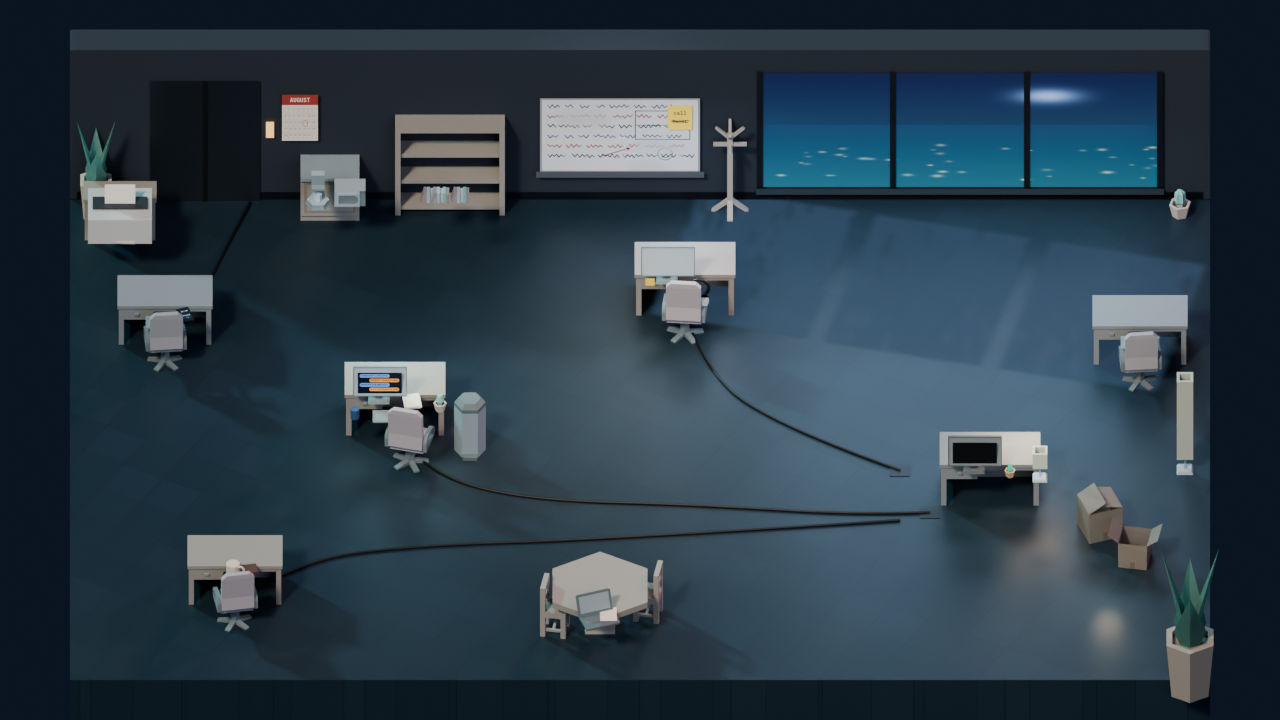
#> input picture art/render/rooms11/R7_office_clean.png, 1280 x 720 px
$ python post11.py
#> lines starting #> are read from the running program, lines starting #| are printed output that depends on the picture
"""art-v11 clarity post for the office (reads ../render/rooms11 from office11.py):
 - grade a fresh R7_office_clean.png into office.jpg + office_code.jpg and rebuild office_bleed.jpg
 - depth-sort overlays cut from the GAME's full-bleed office plate with the per-prop index pass
 - plant masks stay tight (no blur/halo) so edges match the plate
 - collision footprints + overlay base y -> game/src/office11art.ts
 - lift door frames: graded delta over the game plate (frame 0 == the plate)
 - practice dummy sprite (graded alpha pass)
usage: python3 post11.py"""
import json, os, glob
import numpy as np
from PIL import Image, ImageFilter
H = os.path.dirname(os.path.abspath(__file__)) + '/../'; RD = H + 'render/rooms11/'; G = H + '../game/'; DST = G + 'public/assets/office11/'; OUT = H + 'out/office11/'
ROOMS = G + 'public/assets/rooms/'
for d in (DST + 'fg', DST + 'door', OUT + 'fg', OUT + 'door'): os.makedirs(d, exist_ok=True)
def grade(a):   # = post7.grade (the room plate grade)
    a = a.astype(np.float32)/255; h, w = a.shape[:2]
#> after `h, w = a.shape[:2]`: h = 720; w = 1280
    lum = a.mean(2); br = np.clip((lum - 0.62)/0.38, 0, 1)[..., None]*a
#> after `lum = a.mean(2)`:
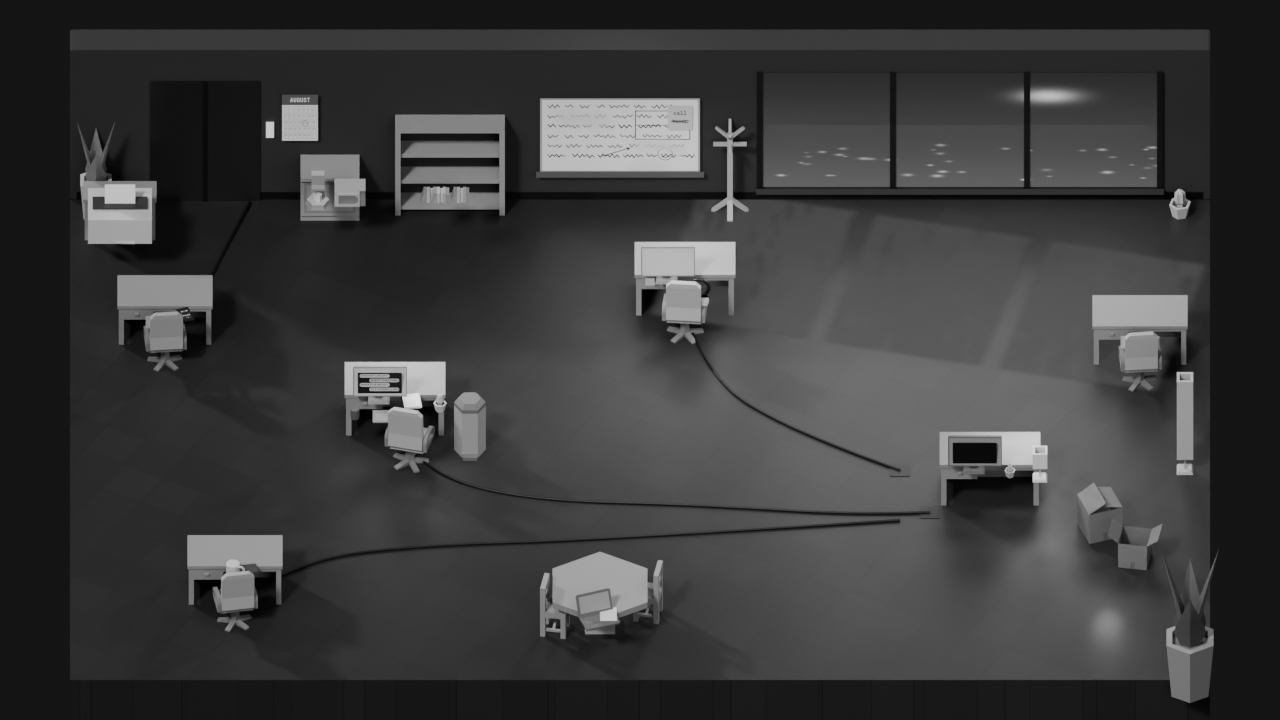
#> lum: shape (720, 1280) float32; min 0, max 0.869, mean 0.235
    bl = np.asarray(Image.fromarray((br*255).astype(np.uint8)).filter(ImageFilter.GaussianBlur(w/90))).astype(np.float32)/255
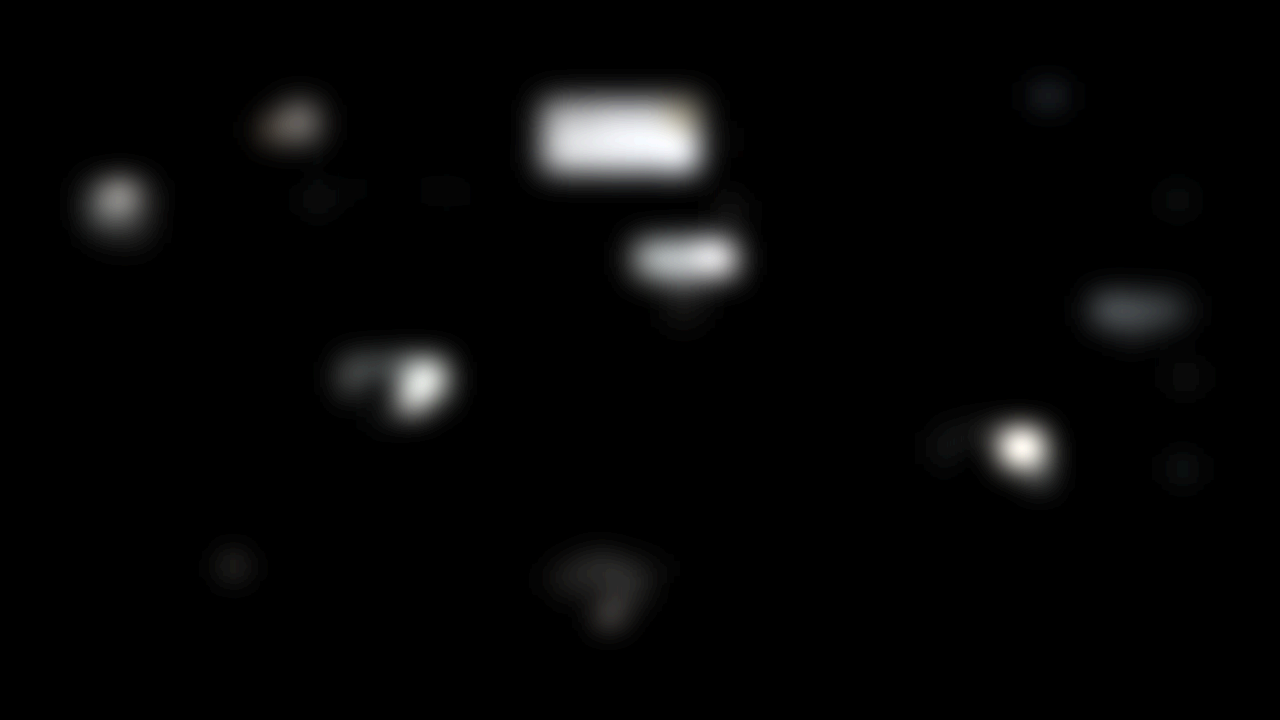
#> bl: shape (720, 1280, 3) float32; mean of channels 0, 1, 2 0.00553, 0.00557, 0.00555; drawn with min black and max white
    a = a + bl*0.55
    yy, xx = np.mgrid[0:h, 0:w]; d = np.sqrt(((xx - w/2)/(w/2))**2 + ((yy - h/2)/(h/2))**2); a *= (1 - 0.28*np.clip(d - 0.55, 0, 1)[..., None])
    a = 0.5 + (a - 0.5)*1.04
    return np.clip(a, 0, 1)*255
def codeview(g):
    a = g.astype(np.float32)/255; lum = a.mean(2)
    e = np.asarray(Image.fromarray(g.astype(np.uint8)).convert('L').filter(ImageFilter.FIND_EDGES)).astype(np.float32)/255
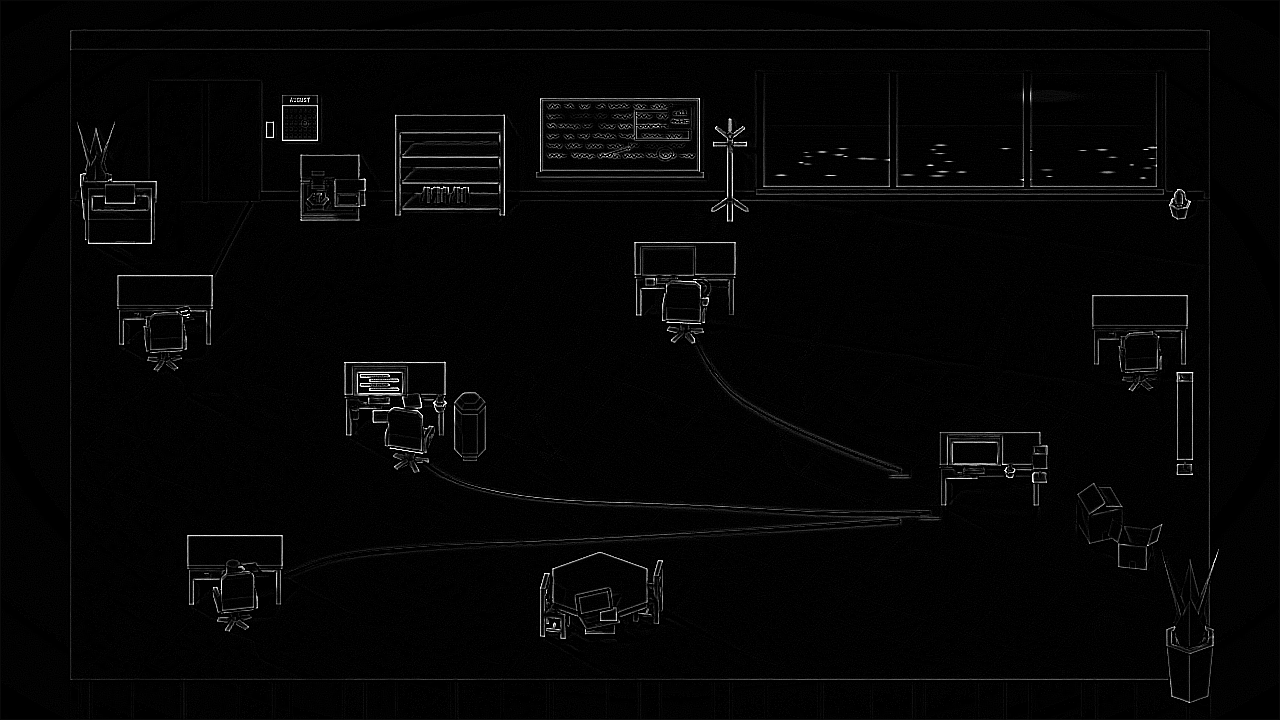
#> e: shape (720, 1280) float32; min 0, max 1, mean 0.0198
    cy = np.array([0x78, 0xE4, 0xE8], np.float32)/255
    o = lum[..., None]*np.array([0.10, 0.28, 0.32]) + np.clip(e*3.2, 0, 1)[..., None]*cy*0.55
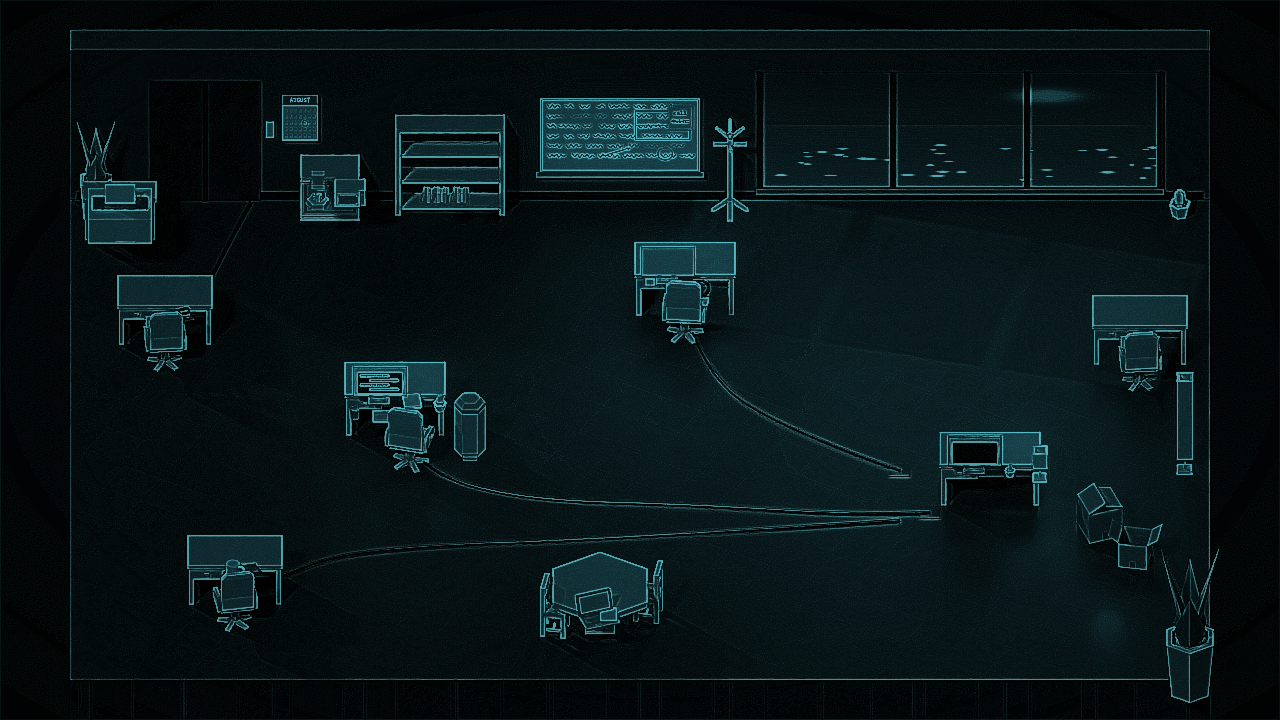
#> o: shape (720, 1280, 3) float64; mean of channels 0, 1, 2 0.0347, 0.085, 0.0939; drawn as R, G, B
    o[::3] *= 0.78
    return (np.clip(o, 0, 1)*255).astype(np.uint8)
# [55 lines left out: functions find_frame, _fill_edge, extend_letterbox, not called in this run]
def save(arr, rel, mode='RGBA'):
    Image.fromarray(arr.astype(np.uint8), mode).save(OUT + rel, optimize=True); Image.fromarray(arr.astype(np.uint8), mode).save(DST + rel, optimize=True); return 'office11/' + rel

# Prefer the rooms11 beauty pass from this same O11 run; fall back to the older rooms/ plate.
clean_path = RD + 'R7_office_clean.png' if os.path.exists(RD + 'R7_office_clean.png') else H + 'render/rooms/R7_office_clean.png'
raw_full = np.asarray(Image.open(clean_path).convert('RGB')).astype(np.float32)
graded = grade(raw_full).astype(np.uint8)
Image.fromarray(graded).save(ROOMS + 'office.jpg', quality=90)
Image.fromarray(codeview(graded)).save(ROOMS + 'office_code.jpg', quality=88)
# The clean render fills the 1280x720 frame with real floor and walls. Do not
# letterbox-fill: a flat pad reads as a seam. Bleed is the graded plate.
Image.fromarray(graded).save(ROOMS + 'office_bleed.jpg', quality=90)
print('graded office plate + bleed (no letterbox pad) from', clean_path)
plate = np.asarray(Image.open(ROOMS + 'office_bleed.jpg').convert('RGB'))
#> (the run stopped early here; a loop or call above may not have finished)
